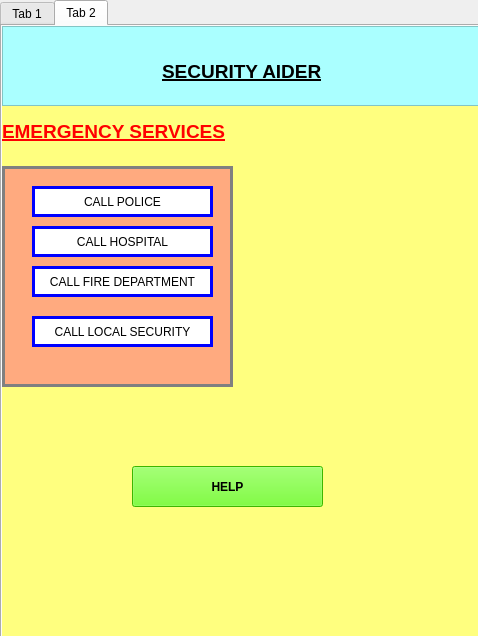
<?xml version="1.0" encoding="UTF-8"?>
<ui version="4.0">
 <class>MainWindow</class>
 <widget class="QMainWindow" name="MainWindow">
  <property name="geometry">
   <rect>
    <x>0</x>
    <y>0</y>
    <width>478</width>
    <height>636</height>
   </rect>
  </property>
  <property name="windowTitle">
   <string>MainWindow</string>
  </property>
  <widget class="QWidget" name="centralwidget">
   <widget class="QTabWidget" name="tabWidget">
    <property name="geometry">
     <rect>
      <x>0</x>
      <y>0</y>
      <width>481</width>
      <height>641</height>
     </rect>
    </property>
    <property name="styleSheet">
     <string notr="true">

font: 75 8pt &quot;Sitka Subheading&quot;;</string>
    </property>
    <property name="currentIndex">
     <number>1</number>
    </property>
    <widget class="QWidget" name="tab">
     <attribute name="title">
      <string>Tab 1</string>
     </attribute>
     <widget class="QFrame" name="frame">
      <property name="geometry">
       <rect>
        <x>0</x>
        <y>0</y>
        <width>491</width>
        <height>251</height>
       </rect>
      </property>
      <property name="styleSheet">
       <string notr="true">background-color:rgb(255, 255, 127)</string>
      </property>
      <property name="frameShape">
       <enum>QFrame::StyledPanel</enum>
      </property>
      <property name="frameShadow">
       <enum>QFrame::Raised</enum>
      </property>
      <widget class="QLabel" name="label">
       <property name="geometry">
        <rect>
         <x>210</x>
         <y>30</y>
         <width>71</width>
         <height>31</height>
        </rect>
       </property>
       <property name="styleSheet">
        <string notr="true">color: rgb(0, 0, 0);</string>
       </property>
       <property name="text">
        <string>&lt;html&gt;&lt;head/&gt;&lt;body&gt;&lt;p&gt;&lt;span style=&quot; font-size:14pt; font-weight:600; text-decoration: underline;&quot;&gt;SAFE&lt;/span&gt;&lt;/p&gt;&lt;/body&gt;&lt;/html&gt;</string>
       </property>
      </widget>
      <widget class="QLabel" name="label_2">
       <property name="geometry">
        <rect>
         <x>80</x>
         <y>80</y>
         <width>321</width>
         <height>141</height>
        </rect>
       </property>
       <property name="text">
        <string/>
       </property>
       <property name="pixmap">
        <pixmap>../s.jpg</pixmap>
       </property>
      </widget>
     </widget>
     <widget class="QFrame" name="frame_2">
      <property name="geometry">
       <rect>
        <x>0</x>
        <y>250</y>
        <width>481</width>
        <height>91</height>
       </rect>
      </property>
      <property name="styleSheet">
       <string notr="true">background-color:rgb(0, 0, 0)</string>
      </property>
      <property name="frameShape">
       <enum>QFrame::StyledPanel</enum>
      </property>
      <property name="frameShadow">
       <enum>QFrame::Raised</enum>
      </property>
      <widget class="QPushButton" name="pushButton_2">
       <property name="geometry">
        <rect>
         <x>330</x>
         <y>20</y>
         <width>121</width>
         <height>51</height>
        </rect>
       </property>
       <property name="styleSheet">
        <string notr="true">background-color:white;
border: 7px solid green;
color:green;
font-weight:bold;</string>
       </property>
       <property name="text">
        <string>True Alert</string>
       </property>
      </widget>
      <widget class="QPushButton" name="pushButton_6">
       <property name="geometry">
        <rect>
         <x>70</x>
         <y>20</y>
         <width>121</width>
         <height>51</height>
        </rect>
       </property>
       <property name="styleSheet">
        <string notr="true">background-color:white;
border: 7px solid red;
color:red;
font-weight:bold;</string>
       </property>
       <property name="text">
        <string>False Alert</string>
       </property>
      </widget>
     </widget>
     <widget class="QFrame" name="frame_3">
      <property name="geometry">
       <rect>
        <x>0</x>
        <y>340</y>
        <width>481</width>
        <height>291</height>
       </rect>
      </property>
      <property name="styleSheet">
       <string notr="true">background-color: rgb(170, 255, 255);</string>
      </property>
      <property name="frameShape">
       <enum>QFrame::StyledPanel</enum>
      </property>
      <property name="frameShadow">
       <enum>QFrame::Raised</enum>
      </property>
      <widget class="QPushButton" name="pushButton_3">
       <property name="geometry">
        <rect>
         <x>90</x>
         <y>200</y>
         <width>331</width>
         <height>31</height>
        </rect>
       </property>
       <property name="styleSheet">
        <string notr="true">background-color:rgb(255, 255, 127);
font: 75 12pt &quot;Calibri&quot;;
font-weight:bold;
color: rgb(0, 0, 0);</string>
       </property>
       <property name="text">
        <string>REPORT</string>
       </property>
      </widget>
      <widget class="QPushButton" name="pushButton_4">
       <property name="geometry">
        <rect>
         <x>150</x>
         <y>40</y>
         <width>201</width>
         <height>51</height>
        </rect>
       </property>
       <property name="styleSheet">
        <string notr="true">background-color: rgb(255, 170, 0);
font: 75 12pt &quot;Calibri&quot;;
font: 75 12pt &quot;Calibri&quot;;
font-weight:bold;
color: rgb(0, 0, 0);</string>
       </property>
       <property name="text">
        <string>SOS</string>
       </property>
      </widget>
      <widget class="QPushButton" name="pushButton_5">
       <property name="geometry">
        <rect>
         <x>150</x>
         <y>120</y>
         <width>201</width>
         <height>51</height>
        </rect>
       </property>
       <property name="styleSheet">
        <string notr="true">background-color:rgb(85, 85, 255);
font: 75 12pt &quot;Calibri&quot;;
font-weight:bold;
color: rgb(0, 0, 0);</string>
       </property>
       <property name="text">
        <string>CHECK VIDEO</string>
       </property>
      </widget>
     </widget>
    </widget>
    <widget class="QWidget" name="tab_2">
     <attribute name="title">
      <string>Tab 2</string>
     </attribute>
     <widget class="QFrame" name="frame_5">
      <property name="geometry">
       <rect>
        <x>-10</x>
        <y>0</y>
        <width>491</width>
        <height>641</height>
       </rect>
      </property>
      <property name="styleSheet">
       <string notr="true">background-color: rgb(255, 255, 127);</string>
      </property>
      <property name="frameShape">
       <enum>QFrame::StyledPanel</enum>
      </property>
      <property name="frameShadow">
       <enum>QFrame::Raised</enum>
      </property>
      <widget class="QFrame" name="frame_6">
       <property name="geometry">
        <rect>
         <x>10</x>
         <y>0</y>
         <width>481</width>
         <height>80</height>
        </rect>
       </property>
       <property name="styleSheet">
        <string notr="true">background-color: rgb(170, 255, 255);</string>
       </property>
       <property name="frameShape">
        <enum>QFrame::StyledPanel</enum>
       </property>
       <property name="frameShadow">
        <enum>QFrame::Raised</enum>
       </property>
       <widget class="QLabel" name="label_4">
        <property name="geometry">
         <rect>
          <x>160</x>
          <y>30</y>
          <width>191</width>
          <height>31</height>
         </rect>
        </property>
        <property name="styleSheet">
         <string notr="true">color: rgb(0, 0, 0);</string>
        </property>
        <property name="text">
         <string>&lt;html&gt;&lt;head/&gt;&lt;body&gt;&lt;p&gt;&lt;span style=&quot; font-size:14pt; font-weight:600; text-decoration: underline;&quot;&gt;SECURITY AIDER&lt;/span&gt;&lt;/p&gt;&lt;/body&gt;&lt;/html&gt;</string>
        </property>
       </widget>
      </widget>
      <widget class="QLabel" name="label_5">
       <property name="geometry">
        <rect>
         <x>10</x>
         <y>90</y>
         <width>231</width>
         <height>31</height>
        </rect>
       </property>
       <property name="text">
        <string>&lt;html&gt;&lt;head/&gt;&lt;body&gt;&lt;p&gt;&lt;span style=&quot; font-size:14pt; font-weight:600; text-decoration: underline; color:#ff0000;&quot;&gt;EMERGENCY SERVICES&lt;/span&gt;&lt;/p&gt;&lt;/body&gt;&lt;/html&gt;</string>
       </property>
      </widget>
      <widget class="QGroupBox" name="formGroupBox">
       <property name="geometry">
        <rect>
         <x>10</x>
         <y>140</y>
         <width>231</width>
         <height>221</height>
        </rect>
       </property>
       <property name="styleSheet">
        <string notr="true">background-color: rgb(255, 170, 127);
border: 3px solid grey;</string>
       </property>
       <widget class="QPushButton" name="pushButton">
        <property name="geometry">
         <rect>
          <x>30</x>
          <y>20</y>
          <width>181</width>
          <height>31</height>
         </rect>
        </property>
        <property name="styleSheet">
         <string notr="true">border: 3px solid blue;
background-color: white;
font: 12pt &quot;Arial Rounded MT Bold&quot;;
color: rgb(0, 0, 0);</string>
        </property>
        <property name="text">
         <string>CALL POLICE</string>
        </property>
       </widget>
       <widget class="QPushButton" name="pushButton_7">
        <property name="geometry">
         <rect>
          <x>30</x>
          <y>60</y>
          <width>181</width>
          <height>31</height>
         </rect>
        </property>
        <property name="styleSheet">
         <string notr="true">border: 3px solid blue;
background-color: white;
font: 10pt &quot;Arial Rounded MT Bold&quot;;
color: rgb(0, 0, 0);</string>
        </property>
        <property name="text">
         <string>CALL HOSPITAL</string>
        </property>
       </widget>
       <widget class="QPushButton" name="pushButton_8">
        <property name="geometry">
         <rect>
          <x>30</x>
          <y>100</y>
          <width>181</width>
          <height>31</height>
         </rect>
        </property>
        <property name="styleSheet">
         <string notr="true">border: 3px solid blue;
background-color: white;
font: 10pt &quot;Arial Rounded MT Bold&quot;;
color: rgb(0, 0, 0);</string>
        </property>
        <property name="text">
         <string>CALL FIRE DEPARTMENT</string>
        </property>
       </widget>
       <widget class="QPushButton" name="pushButton_9">
        <property name="geometry">
         <rect>
          <x>30</x>
          <y>150</y>
          <width>181</width>
          <height>31</height>
         </rect>
        </property>
        <property name="styleSheet">
         <string notr="true">border: 3px solid blue;
background-color: white;
font: 10pt &quot;Arial Rounded MT Bold&quot;;
color: rgb(0, 0, 0);</string>
        </property>
        <property name="text">
         <string>CALL LOCAL SECURITY</string>
        </property>
       </widget>
      </widget>
      <widget class="QPushButton" name="pushButton_10">
       <property name="geometry">
        <rect>
         <x>140</x>
         <y>440</y>
         <width>191</width>
         <height>41</height>
        </rect>
       </property>
       <property name="styleSheet">
        <string notr="true">background-color: rgb(85, 255, 0);
font: 75 12pt &quot;Calibri&quot;;
font-weight:bold;
color: rgb(0, 0, 0);</string>
       </property>
       <property name="text">
        <string>HELP</string>
       </property>
      </widget>
     </widget>
    </widget>
   </widget>
  </widget>
 </widget>
 <resources/>
 <connections/>
</ui>
